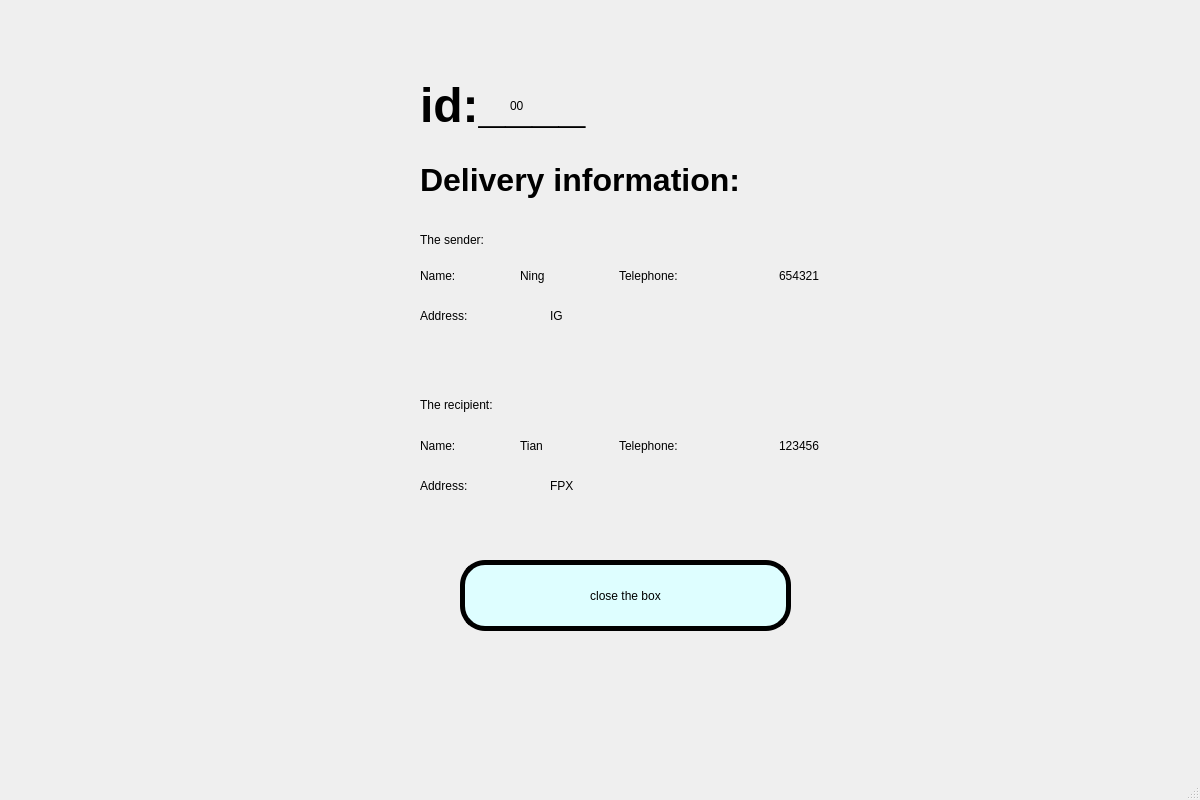
<?xml version="1.0" encoding="UTF-8"?>
<ui version="4.0">
 <class>collect_win_two</class>
 <widget class="QMainWindow" name="collect_win_two">
  <property name="geometry">
   <rect>
    <x>0</x>
    <y>0</y>
    <width>1200</width>
    <height>800</height>
   </rect>
  </property>
  <property name="windowTitle">
   <string>MainWindow</string>
  </property>
  <property name="styleSheet">
   <string notr="true">QWidget#centralwidget {
border-image: url(:/register/背景1.jpg)
}
</string>
  </property>
  <widget class="QWidget" name="centralwidget">
   <widget class="QLabel" name="label">
    <property name="geometry">
     <rect>
      <x>420</x>
      <y>70</y>
      <width>241</width>
      <height>71</height>
     </rect>
    </property>
    <property name="styleSheet">
     <string notr="true">font: 40pt &quot;Baskerville Old Face&quot;;</string>
    </property>
    <property name="text">
     <string>&lt;html&gt;&lt;head/&gt;&lt;body&gt;&lt;p&gt;&lt;span style=&quot; font-size:36pt; font-weight:600;&quot;&gt;id:____&lt;/span&gt;&lt;/p&gt;&lt;/body&gt;&lt;/html&gt;</string>
    </property>
   </widget>
   <widget class="QLabel" name="id_label">
    <property name="geometry">
     <rect>
      <x>510</x>
      <y>80</y>
      <width>81</width>
      <height>51</height>
     </rect>
    </property>
    <property name="whatsThis">
     <string>&lt;html&gt;&lt;head/&gt;&lt;body&gt;&lt;p&gt;0&lt;/p&gt;&lt;/body&gt;&lt;/html&gt;</string>
    </property>
    <property name="styleSheet">
     <string notr="true">font: 40pt &quot;Baskerville Old Face&quot;;</string>
    </property>
    <property name="text">
     <string>00</string>
    </property>
   </widget>
   <widget class="QLabel" name="label_6">
    <property name="geometry">
     <rect>
      <x>420</x>
      <y>160</y>
      <width>371</width>
      <height>41</height>
     </rect>
    </property>
    <property name="styleSheet">
     <string notr="true">font: 25pt &quot;Baskerville Old Face&quot;;</string>
    </property>
    <property name="text">
     <string>&lt;html&gt;&lt;head/&gt;&lt;body&gt;&lt;p&gt;&lt;span style=&quot; font-size:24pt; font-weight:600;&quot;&gt;Delivery information:&lt;/span&gt;&lt;/p&gt;&lt;/body&gt;&lt;/html&gt;</string>
    </property>
   </widget>
   <widget class="QLabel" name="label_3">
    <property name="geometry">
     <rect>
      <x>420</x>
      <y>390</y>
      <width>191</width>
      <height>31</height>
     </rect>
    </property>
    <property name="styleSheet">
     <string notr="true">font: 20pt &quot;Baskerville Old Face&quot;;</string>
    </property>
    <property name="text">
     <string>&lt;html&gt;&lt;head/&gt;&lt;body&gt;&lt;p&gt;The recipient:&lt;/p&gt;&lt;/body&gt;&lt;/html&gt;</string>
    </property>
   </widget>
   <widget class="QLabel" name="label_4">
    <property name="geometry">
     <rect>
      <x>420</x>
      <y>300</y>
      <width>141</width>
      <height>31</height>
     </rect>
    </property>
    <property name="styleSheet">
     <string notr="true">font: 20pt &quot;Baskerville Old Face&quot;;</string>
    </property>
    <property name="text">
     <string>Address:</string>
    </property>
   </widget>
   <widget class="QLabel" name="label_8">
    <property name="geometry">
     <rect>
      <x>420</x>
      <y>220</y>
      <width>211</width>
      <height>41</height>
     </rect>
    </property>
    <property name="styleSheet">
     <string notr="true">font: 20pt &quot;Baskerville Old Face&quot;;</string>
    </property>
    <property name="text">
     <string>&lt;html&gt;&lt;head/&gt;&lt;body&gt;&lt;p&gt;The sender:&lt;/p&gt;&lt;/body&gt;&lt;/html&gt;</string>
    </property>
   </widget>
   <widget class="QLabel" name="label_9">
    <property name="geometry">
     <rect>
      <x>420</x>
      <y>260</y>
      <width>101</width>
      <height>31</height>
     </rect>
    </property>
    <property name="styleSheet">
     <string notr="true">font: 20pt &quot;Baskerville Old Face&quot;;</string>
    </property>
    <property name="text">
     <string>Name:</string>
    </property>
   </widget>
   <widget class="QLabel" name="label_10">
    <property name="geometry">
     <rect>
      <x>420</x>
      <y>430</y>
      <width>91</width>
      <height>31</height>
     </rect>
    </property>
    <property name="styleSheet">
     <string notr="true">font: 20pt &quot;Baskerville Old Face&quot;;</string>
    </property>
    <property name="text">
     <string>Name:</string>
    </property>
   </widget>
   <widget class="QLabel" name="label_11">
    <property name="geometry">
     <rect>
      <x>619</x>
      <y>260</y>
      <width>161</width>
      <height>31</height>
     </rect>
    </property>
    <property name="styleSheet">
     <string notr="true">font: 20pt &quot;Baskerville Old Face&quot;;</string>
    </property>
    <property name="text">
     <string>Telephone:</string>
    </property>
   </widget>
   <widget class="QLabel" name="label_12">
    <property name="geometry">
     <rect>
      <x>619</x>
      <y>430</y>
      <width>171</width>
      <height>31</height>
     </rect>
    </property>
    <property name="styleSheet">
     <string notr="true">font: 20pt &quot;Baskerville Old Face&quot;;</string>
    </property>
    <property name="text">
     <string>Telephone:</string>
    </property>
   </widget>
   <widget class="QLabel" name="label_13">
    <property name="geometry">
     <rect>
      <x>420</x>
      <y>470</y>
      <width>121</width>
      <height>31</height>
     </rect>
    </property>
    <property name="styleSheet">
     <string notr="true">font: 20pt &quot;Baskerville Old Face&quot;;</string>
    </property>
    <property name="text">
     <string>Address:</string>
    </property>
   </widget>
   <widget class="QPushButton" name="pushButton">
    <property name="geometry">
     <rect>
      <x>460</x>
      <y>560</y>
      <width>331</width>
      <height>71</height>
     </rect>
    </property>
    <property name="styleSheet">
     <string notr="true">QPushButton{
   border-radius: 25px;
   background-color:rgb(222, 254, 255);
   border:5px solid rgb(0, 0, 0);
   font: 30pt &quot;Baskerville Old Face&quot;;
}</string>
    </property>
    <property name="text">
     <string>close the box</string>
    </property>
   </widget>
   <widget class="QLabel" name="send_name_lab">
    <property name="geometry">
     <rect>
      <x>520</x>
      <y>260</y>
      <width>91</width>
      <height>31</height>
     </rect>
    </property>
    <property name="styleSheet">
     <string notr="true">font: 20pt &quot;Baskerville Old Face&quot;;</string>
    </property>
    <property name="text">
     <string>Ning</string>
    </property>
   </widget>
   <widget class="QLabel" name="send_telephone_lab">
    <property name="geometry">
     <rect>
      <x>779</x>
      <y>260</y>
      <width>101</width>
      <height>31</height>
     </rect>
    </property>
    <property name="styleSheet">
     <string notr="true">font: 20pt &quot;Baskerville Old Face&quot;;</string>
    </property>
    <property name="text">
     <string>654321</string>
    </property>
   </widget>
   <widget class="QLabel" name="send_address_lab">
    <property name="geometry">
     <rect>
      <x>550</x>
      <y>300</y>
      <width>251</width>
      <height>31</height>
     </rect>
    </property>
    <property name="styleSheet">
     <string notr="true">font: 20pt &quot;Baskerville Old Face&quot;;</string>
    </property>
    <property name="text">
     <string>IG</string>
    </property>
   </widget>
   <widget class="QLabel" name="rec_name_lab">
    <property name="geometry">
     <rect>
      <x>520</x>
      <y>430</y>
      <width>91</width>
      <height>31</height>
     </rect>
    </property>
    <property name="styleSheet">
     <string notr="true">font: 20pt &quot;Baskerville Old Face&quot;;</string>
    </property>
    <property name="text">
     <string>Tian</string>
    </property>
   </widget>
   <widget class="QLabel" name="rec_telephone_lab">
    <property name="geometry">
     <rect>
      <x>779</x>
      <y>430</y>
      <width>141</width>
      <height>31</height>
     </rect>
    </property>
    <property name="styleSheet">
     <string notr="true">font: 20pt &quot;Baskerville Old Face&quot;;</string>
    </property>
    <property name="text">
     <string>123456</string>
    </property>
   </widget>
   <widget class="QLabel" name="rec_address_lab">
    <property name="geometry">
     <rect>
      <x>550</x>
      <y>470</y>
      <width>251</width>
      <height>31</height>
     </rect>
    </property>
    <property name="styleSheet">
     <string notr="true">font: 20pt &quot;Baskerville Old Face&quot;;</string>
    </property>
    <property name="text">
     <string>FPX</string>
    </property>
   </widget>
  </widget>
  <widget class="QMenuBar" name="menubar">
   <property name="geometry">
    <rect>
     <x>0</x>
     <y>0</y>
     <width>1200</width>
     <height>26</height>
    </rect>
   </property>
  </widget>
  <widget class="QStatusBar" name="statusbar"/>
 </widget>
 <resources>
  <include location="images.qrc"/>
 </resources>
 <connections>
  <connection>
   <sender>pushButton</sender>
   <signal>clicked()</signal>
   <receiver>collect_win_two</receiver>
   <slot>turn_collect_win3()</slot>
   <hints>
    <hint type="sourcelabel">
     <x>284</x>
     <y>330</y>
    </hint>
    <hint type="destinationlabel">
     <x>126</x>
     <y>329</y>
    </hint>
   </hints>
  </connection>
 </connections>
 <slots>
  <slot>turn_collect_win3()</slot>
 </slots>
</ui>
